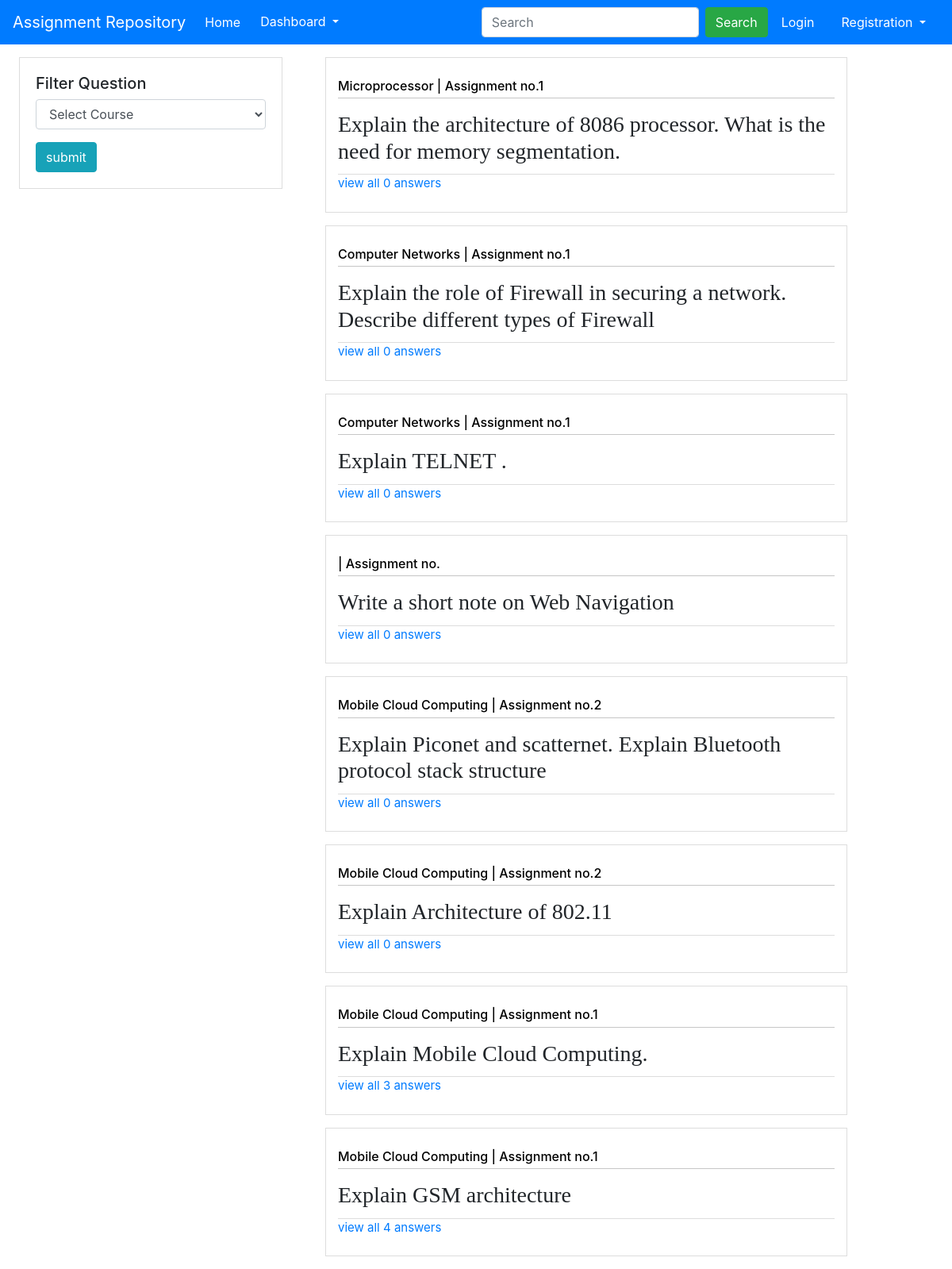
Page /assignment/ on the committed database.
### assignment/models.py (models this page shows, shortened)
class Question(models.Model):
    assignment = models.ForeignKey(Assignment, on_delete=models.SET_NULL,blank=True,null=True)
    username = models.ForeignKey(User,on_delete=models.SET_NULL,blank=True,null=True)
    title = models.CharField(max_length = 200)
    description = models.TextField(blank=True , null = True)
    modelAnswer = models.TextField(blank=True)
    marks = models.IntegerField(null=True)
    date = models.DateTimeField(auto_now_add=True)
    def get_absolute_url(self):
        return reverse('repo-question-detail', args=[str(self.id)])
    def getPublishedAnswerCount(self):
        return self.answer_set.filter(status = 'Published').count()

class Assignment(models.Model):
    number = models.IntegerField()
    course = models.ForeignKey(Course,on_delete = models.SET_NULL,blank=True,null=True)
    publish_date = models.DateField(auto_now_add = True)
    deadline_date = models.DateField()
    faculty = models.ForeignKey(Faculty,on_delete = models.SET_NULL,blank=True,null=True)

class Course(models.Model):
    name = models.CharField(max_length = 50)
    branch = models.ForeignKey(Branch,on_delete = models.SET_NULL,blank=True,null=True)
    faculty = models.ForeignKey(Faculty ,on_delete = models.SET_NULL,blank=True,null=True)
    year = models.ForeignKey(StudyYear ,on_delete = models.SET_NULL,blank=True,null=True)
    semester = models.ForeignKey(Semester ,on_delete = models.SET_NULL,blank=True,null=True )
    def __str__(self):
        return self.name

### assignment/views.py (the view)
# urls.py: path('',views.QuestionListView.as_view(),name='index'),
class QuestionListView(generic.ListView):
    model = Question
    template_name = 'index.html'
    paginate_by = 10
    def get_context_data(self, **kwargs):
        context = super().get_context_data(**kwargs)
        context['branchs'] = Branch.objects.all()
        context['years'] = StudyYear.objects.all()
        context['courses']=Course.objects.all()
        return context
    def get_queryset(self):
        return Question.objects.order_by('-date')

### assignment/templates/index.html (shortened to what this page needs)
{% extends "index_base.html" %}
{% block content %}
<div class="row">
<div class="col-md-4">
   <div class="mx-4 my-3 category ">
      <h5 class="align-top">Filter Question</h5>
      <form id="filterForm" method="GET" action="{%url 'FilterQuestions' %}">
        <div class="form-group">
          <select name="coursefilter" class="form-control" id="courseField">
            <option value="">Select Course</option>
          </select>
        </div>
        <input class="btn btn-info" type="submit" value="submit">
      </form>
    </div>
</div>
<div class="col-md-8">
  {% if question_list %}
    {% for question in question_list %}
      <div class = "Qbox col-md-10 my-3 " style = "border : solid 1px #ddd">
        <h6 class="my-3 question-details" >{{question.assignment.course}} | Assignment no.{{question.assignment.number}}</h6>
        <h3 style="font-family : serif ;"> {{question.title}}</h3>
        <a href="{{ question.get_absolute_url }}" class=" my-1 viewAnswers" > view all {{question.getPublishedAnswerCount}} answers</a>
      </div>
    {% endfor %}
  {% else %}
    <p>There are no questions.</p>
  {% endif %}
</div>
</div>
{% endblock %}

### assignment/static/css/styles.css (style rules this page uses)
.category { background: #fff; border: solid 1px #ddd; padding: 20px; }

### assignment/templates/index_base.html (style rules this page uses)
.Qbox { padding: 10px 15px 20px 15px; }
.Qbox h6 { color: black; border-bottom: .5px solid #c6c6c6; padding-bottom: 5px; width: 100%; }
.Qbox a { display: inline-block; margin-top: 10px; border-top: solid 1px #ddd; font-size: 15px; width: 100%; }

### rows in the picture
Question: assignment.course "Microprocessor", assignment.number "1", title "Explain the architecture of 8086 processor. What is the need for memory segmentation.", getPublishedAnswerCount "0"
Question: assignment.course "Computer Networks", assignment.number "1", title "Explain the role of Firewall in securing a network. Describe different types of Firewall", getPublishedAnswerCount "0"
Question: assignment.course "Computer Networks", assignment.number "1", title "Explain TELNET .", getPublishedAnswerCount "0"
Question: title "Write a short note on Web Navigation", getPublishedAnswerCount "0"
Question: assignment.course "Mobile Cloud Computing", assignment.number "2", title "Explain Piconet and scatternet. Explain Bluetooth protocol stack structure", getPublishedAnswerCount "0"
Question: assignment.course "Mobile Cloud Computing", assignment.number "2", title "Explain Architecture of 802.11", getPublishedAnswerCount "0"
Question: assignment.course "Mobile Cloud Computing", assignment.number "1", title "Explain Mobile Cloud Computing.", getPublishedAnswerCount "3"
Question: assignment.course "Mobile Cloud Computing", assignment.number "1", title "Explain GSM architecture", getPublishedAnswerCount "4"
